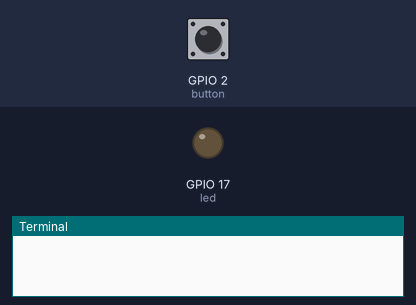
Recording of a program running on a simulated Raspberry Pi (BCM pin numbers). Shown: output pins drawn as LEDs (lit = HIGH), the last lines printed to the terminal. Dashed ring = blinking. The inputs (shaded band) are chosen by the test bench; at power-on: GPIO 2 (button) HIGH.

Above: at 1.2 s.
1.3 s: GPIO 2 (button) pulled LOW for 3.2 s
At 4.7 s:
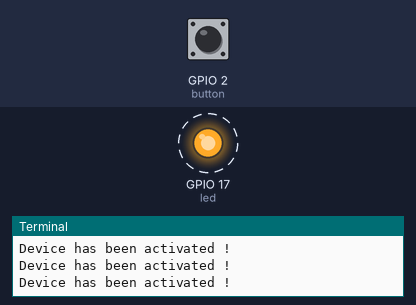
6.0 s: GPIO 2 (button) pulled LOW for 0.15 s
At 7.1 s:
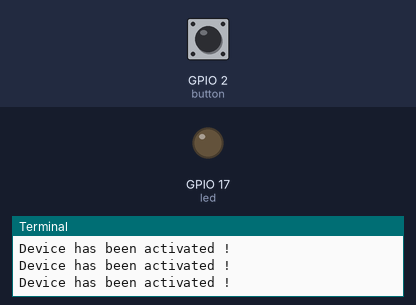
Timing chart, 0 to 9.0 s (numbered marks = the images above; inputs shaded):
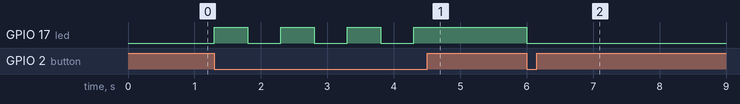

The program:

push_button_led.py
```python
# To run 'python <filename>' and enter
# python push_button_led.py

from gpiozero import Button, LED
import time

button = Button(2)
led  = LED(17)

while True:
    button.wait_for_press()
    print("Device has been activated !")
    led.toggle()
    time.sleep(0.5)
```

Measured:
- after the input at 1.3 s, GPIO 17 (led): alternates HIGH for 0.50 s and LOW for 0.50 s, 7 changes in all, then stays HIGH, starting at once
- after the input at 6.0 s, GPIO 17 (led): HIGH → LOW at once
